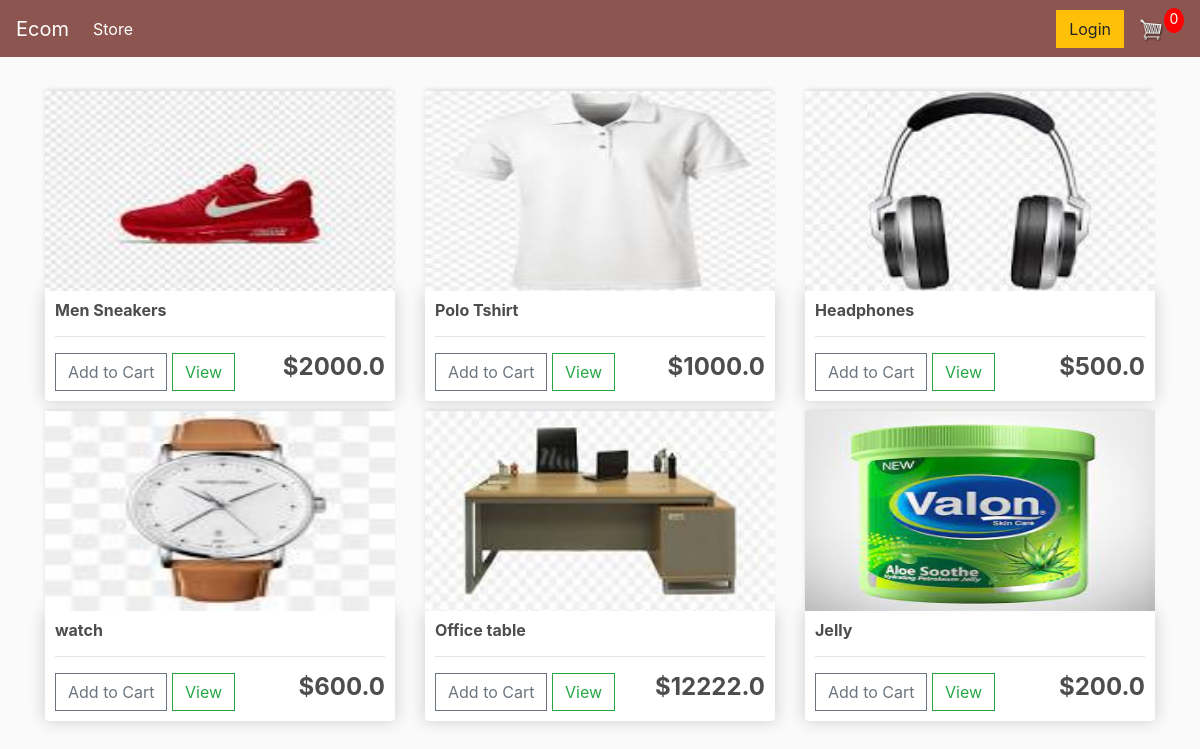
The page / on the database its author committed.
### base/models.py (models this page shows, shortened)
class Product(models.Model):
	name = models.CharField(max_length=200)
	price = models.FloatField()
	digital = models.BooleanField(default=False,null=True, blank=True)
	image = models.ImageField(null=True, blank=True)
	@property
	def imageURL(self):
		try:
			url = self.image.url
		except:
			url = ''
		return url

### base/views.py (the view)
# urls.py: path('', views.store, name="store"),
def store(request):
	data = cartData(request)
	cartItems = data['cartItems']
	order = data['order']
	items = data['items']
	products = Product.objects.all()
	context = {'products':products, 'cartItems':cartItems}
	return render(request, 'base/Store.html', context)

### base/utils.py (called while the page is built, shortened)
def cookieCart(request):
	try:
		cart = json.loads(request.COOKIES['cart'])
	except:
		cart = {}
		print('CART:', cart)
	items = []
	order = {'get_cart_total':0, 'get_cart_items':0, 'shipping':False}
	cartItems = order['get_cart_items']
	return {'cartItems':cartItems ,'order':order, 'items':items}

def cartData(request):
    if request.user.is_authenticated:
        try:
            customer = request.user.customer
        except Customer.DoesNotExist:
            customer = Customer.objects.create(user=request.user)
            customer = request.user.customer
        order, created = Order.objects.get_or_create(customer=customer, complete=False)
        items = order.orderitem_set.all()
        cartItems = order.get_cart_items
    else:
        cookieData = cookieCart(request)
        cartItems = cookieData['cartItems']
        order = cookieData['order']
        items = cookieData['items']
    return {'cartItems':cartItems ,'order':order, 'items':items}

### base/templates/base/Store.html
{% extends 'base/Main.html' %}
{% load static %}
{% block content %}
	<div class="row">
		{% for product in products %}
		<div class="col-lg-4">
			<img class="thumbnail" src="{{product.imageURL}}">
			<div class="box-element product">
				<h6><strong>{{product.name}}</strong></h6>
				<hr>
				<button data-product="{{product.id}}" data-action="add" class="btn btn-outline-secondary add-btn update-cart">Add to Cart</button>
				<a class="btn btn-outline-success" href="#">View</a>
				<h4 style="display: inline-block; float: right"><strong>${{product.price}}</strong></h4>
			</div>
		</div>
		{% endfor %}
	</div>
{% endblock content %}

### base/templates/base/Main.html (shortened to what this page needs)
<!DOCTYPE html>
{% load static %}
<html>
<head>
	<link rel="stylesheet" href="https://stackpath.bootstrapcdn.com/bootstrap/4.4.1/css/bootstrap.min.css">
	<link rel="stylesheet" type="text/css" href="{% static 'css/main.css' %}">
</head>
<body>
	<nav class="navbar navbar-expand-lg navbar-dark bg-dark">
	  <a class="navbar-brand" href="{% url 'store' %}">Ecom</a>
	  <div class="collapse navbar-collapse" id="navbarSupportedContent">
	    <ul class="navbar-nav mr-auto">
	      <li class="nav-item active">
	        <a class="nav-link" href="{% url 'store' %}">Store <span class="sr-only">(current)</span></a>
	      </li>
	    </ul>
	    <div class="form-inline my-2 my-lg-0">
	     	<a href="#"class="btn btn-warning">Login</a>
	     	<a href="{% url 'cart' %}">
	    		<img  id="cart-icon" src="{% static 'images/cart.png' %}">
	    	</a>
	    	<p id="cart-total">{{cartItems}}</p>
	    </div>
	  </div>
	</nav>
     <div class="container">
            <br>
            {% block content %}
            {% endblock content %}
         </div>
</body>
</html>

### static/css/main.css (style rules this page uses)
body { background-color: hsl(0, 0%, 98%); }
h1,h2,h3,h4,h5,h6 { color:hsl(0, 0%, 30%); }
.box-element { box-shadow:hsl(0, 0%, 80%) 0 0 16px; background-color: #fff; border-radius: 4px; padding: 10px; }
.thumbnail { width: 100%; height: 200px; -webkit-box-shadow: -1px -3px 5px -2px rgba(214,214,214,1); -moz-box-shadow: -1px -3px 5px -2px rgba(214,214,214,1); box-shadow: -1px -3px 5px -2px rgba(214,214,214,1); }
.product { border-radius: 0 0 4px 4px; }
.bg-dark { background-color: #8c554f!important; }
#cart-icon { width:25px; display: inline-block; margin-left: 15px; }
#cart-total { display: block; text-align: center; color:#fff; background-color: red; width: 20px; height: 25px; border-radius: 50%; font-size: 14px; }
.col-lg-4, .col-lg-6, .col-lg-8, .col-lg-12 { margin-top: 10px; }
.btn { border-radius: 0; }

### rows shown on the page
Product: imageURL (picture), name "Men Sneakers", price "2000.0"
Product: imageURL (picture), name "Polo Tshirt", price "1000.0"
Product: imageURL (picture), name "Headphones", price "500.0"
Product: imageURL (picture), name "watch", price "600.0"
Product: imageURL (picture), name "Office table", price "12222.0"
Product: imageURL (picture), name "Jelly", price "200.0"

### other values the page prints
{{ cartItems }} "0"
